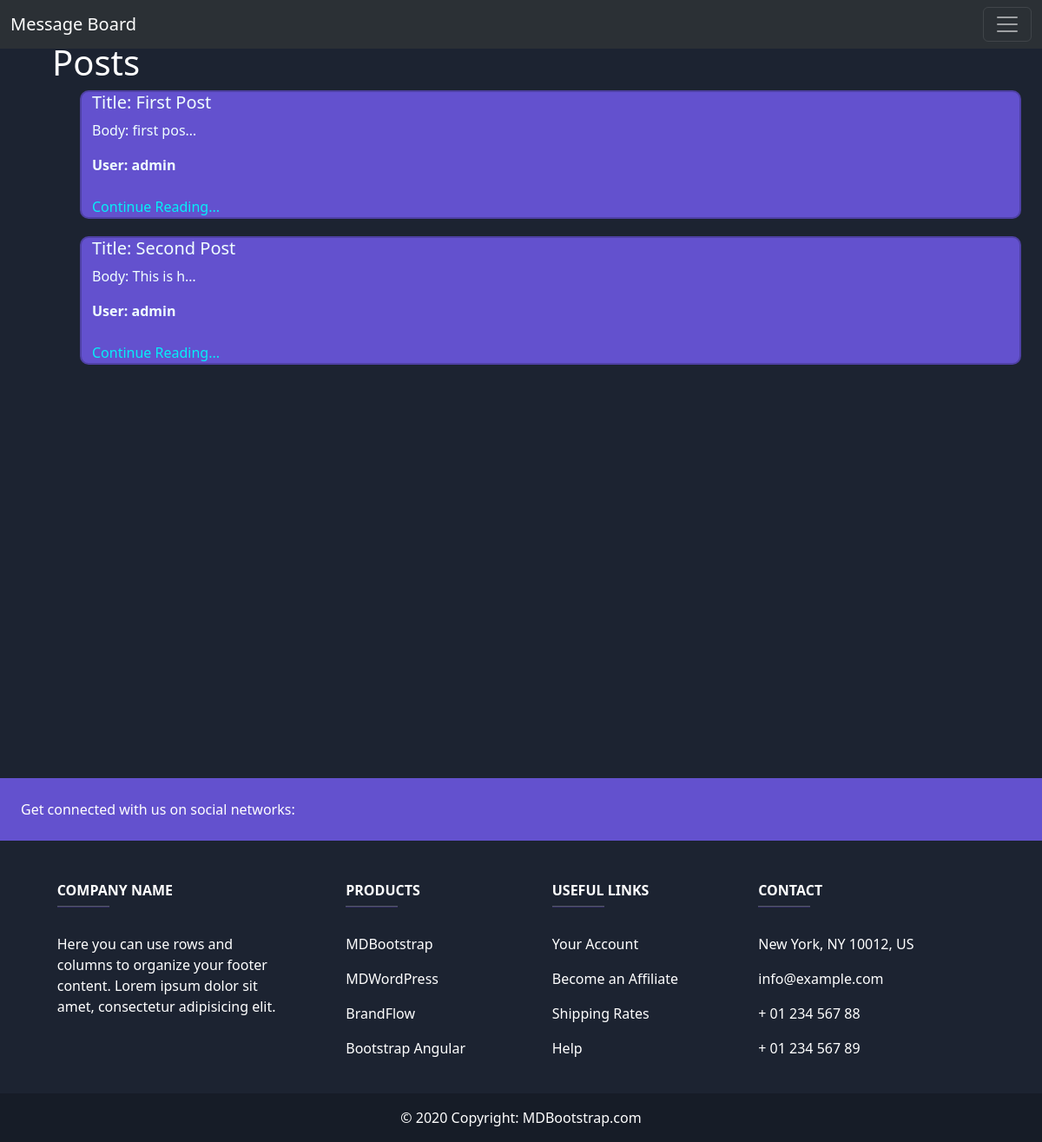
/posts/, run on an earlier commit of the app's database.
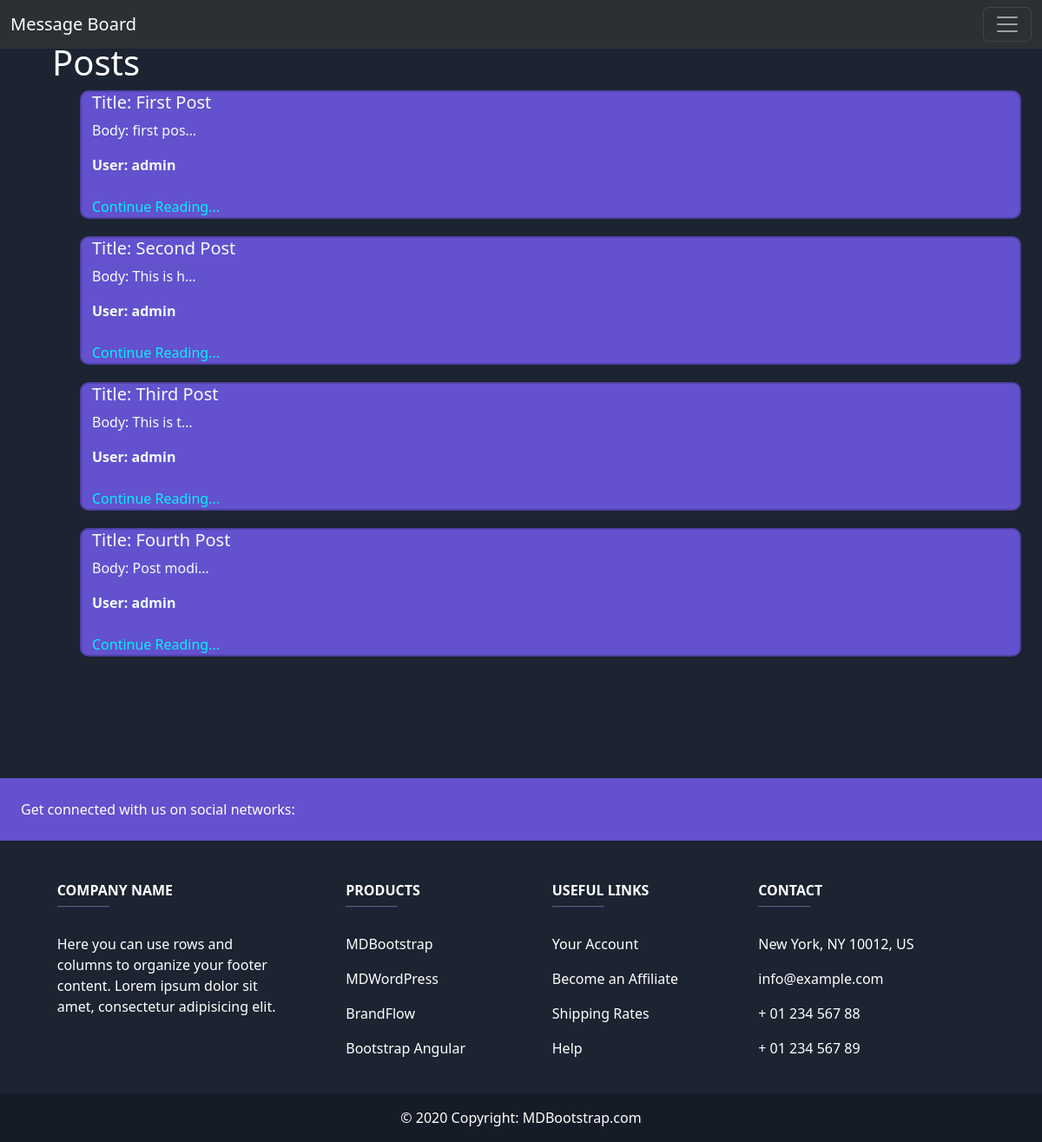
And on a later commit of the database.
### posts/models.py (models this page shows, shortened)
class Post(models.Model): # Classes in Python follow Camel Case notation: class ProductsToSave
    title = models.CharField(max_length=128) # Text
    subtitle = models.CharField(max_length=256) # Text
    body = models.TextField() # Text
    created_on = models.DateTimeField(auto_now_add=True)
    author = models.ForeignKey(
        get_user_model(),
        on_delete=models.CASCADE
    )

### posts/views.py (the view)
# urls.py: path("", PostListView.as_view(), name="posts_list"),
class PostListView(ListView):
    template_name = "posts/list.html"
    model = Post
    context_object_name = "posts"

### templates/posts/list.html (shortened to what this page needs)
{% extends 'base.html' %}
{% load static %}
{% block css %}
    <link rel="stylesheet" href="{% static 'css/list.css' %}">
{% endblock css %}
{% block content %}
    <h1>Posts</h1>
    <ul>
        {% for item in posts %}
            <div class="card container-fluid">
                <h5>Title: {{ item.title }}</h5>
                <p>Body: {{ item.body|truncatechars:10 }}</p>
                <span><strong>User: {{ item.author }}</strong></span>
                <br>
                <a href="{% url 'post_detail' item.id %}">Continue Reading...</a>
            </div>
        {% endfor %}
    </ul>
{% endblock content %}

### templates/base.html (shortened to what this page needs)
<!DOCTYPE html>
<html lang="en">
<head>
    <link href="https://cdn.jsdelivr.net/npm/bootstrap@5.3.8/dist/css/bootstrap.min.css" rel="stylesheet">
    <link rel="stylesheet" href="/static/css/base.css">
    {% block css %}{% endblock css %}
</head>
<body>
    {% include 'navbar.html' %}
    <div class="container m-5 vh-100">
        {% block content %}
         {% endblock content %}
    </div>
    {% include 'footer.html' %}
</body>
</html>

### templates/navbar.html (shortened to what this page needs)
<nav class="navbar bg-body-tertiary fixed-top" data-bs-theme="dark">
  <div class="container-fluid">
    <a class="navbar-brand" href="{% url 'home' %}">Message Board</a>
    <button class="navbar-toggler" type="button" data-bs-toggle="offcanvas" data-bs-target="#offcanvasNavbar" aria-controls="offcanvasNavbar" aria-label="Toggle navigation">
      <span class="navbar-toggler-icon"></span>
    </button>
  </div>
</nav>

### templates/footer.html (shortened to what this page needs)
  <footer class="text-center text-lg-start text-white" style="background-color: #1c2331">
    <section class="d-flex justify-content-between p-4" style="background-color: #6351ce">
      <div class="me-5">
        <span>Get connected with us on social networks:</span>
      </div>
      <div>
      </div>
    </section>
    <section class="">
      <div class="container text-center text-md-start mt-5">
        <div class="row mt-3">
          <div class="col-md-3 col-lg-4 col-xl-3 mx-auto mb-4">
            <h6 class="text-uppercase fw-bold">Company name</h6>
            <hr
                class="mb-4 mt-0 d-inline-block mx-auto"
                style="width: 60px; background-color: #7c4dff; height: 2px"
                />
            <p>
              Here you can use rows and columns to organize your footer
              content. Lorem ipsum dolor sit amet, consectetur adipisicing
              elit.
            </p>
          </div>
          <div class="col-md-2 col-lg-2 col-xl-2 mx-auto mb-4">
            <h6 class="text-uppercase fw-bold">Products</h6>
            <hr
                class="mb-4 mt-0 d-inline-block mx-auto"
                style="width: 60px; background-color: #7c4dff; height: 2px"
                />
            <p>
              <a href="#!" class="text-white">MDBootstrap</a>
            </p>
            <p>
              <a href="#!" class="text-white">MDWordPress</a>
            </p>
            <p>
              <a href="#!" class="text-white">BrandFlow</a>
            </p>
            <p>
              <a href="#!" class="text-white">Bootstrap Angular</a>
            </p>
          </div>
          <div class="col-md-3 col-lg-2 col-xl-2 mx-auto mb-4">
            <h6 class="text-uppercase fw-bold">Useful links</h6>
            <hr
                class="mb-4 mt-0 d-inline-block mx-auto"
                style="width: 60px; background-color: #7c4dff; height: 2px"
                />
            <p>
              <a href="#!" class="text-white">Your Account</a>
            </p>
            <p>
              <a href="#!" class="text-white">Become an Affiliate</a>
            </p>
            <p>
              <a href="#!" class="text-white">Shipping Rates</a>
            </p>
            <p>
              <a href="#!" class="text-white">Help</a>
            </p>
          </div>
          <div class="col-md-4 col-lg-3 col-xl-3 mx-auto mb-md-0 mb-4">
            <h6 class="text-uppercase fw-bold">Contact</h6>
            <hr
                class="mb-4 mt-0 d-inline-block mx-auto"
                style="width: 60px; background-color: #7c4dff; height: 2px"
                />
            <p> New York, NY 10012, US</p>
            <p> info@example.com</p>
            <p> + 01 234 567 88</p>
            <p> + 01 234 567 89</p>
          </div>
        </div>
      </div>
    </section>
    <div
         class="text-center p-3"
         style="background-color: rgba(0, 0, 0, 0.2)"
         >
      © 2020 Copyright:
      <a class="text-white" href="https://mdbootstrap.com/"
         >MDBootstrap.com</a
        >
    </div>
  </footer>

### static/css/base.css (style rules this page uses)
body { background-color: #1c2331; color: white; }

### static/css/list.css (style rules this page uses)
.card { background-color: #6351ce; color: azure; display: flex; border: solid 2px rgba(0, 0, 0, 0.2); border-radius: 10px; margin-bottom: 20px; margin-right: 10px; }
a { text-decoration: none; color: rgb(5, 240, 248); }
ul { display: flex; flex-direction: column; }

What changed in the data, as far as the page shows it:
added Post: title "Third Post", body "This is t…", author "admin"
added Post: title "Fourth Post", body "Post modi…", author "admin"
